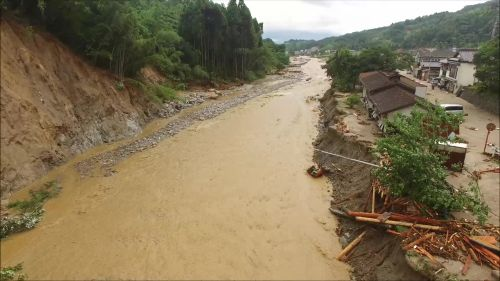
#> input picture programs/images/madslide12.jpg, 500 x 281 px
$ python ana.py   (older library calls are emulated)
#> lines starting #> are read from the running program, lines starting #| are printed output that depends on the picture
#> further down, img is the input picture: shape (281, 500, 3); mean B, G, R 89.8, 119.1, 134.2
### programs/methods.py
import cv2
import numpy as np
import pymeanshift as pms
import matplotlib.pyplot as plt
import matplotlib as mpl
from PIL import Image
from collections import deque

def image(_org,_img):
  global org,img,h,w,c
  global bo,go,ro,al

  org,img = _org,_img
  h,w,c = img.shape
#> h = 281; w = 500; c = 3
  bo,go,ro = cv2.split(org)
  al = 0.55

def meanshift(spatial_radius,range_radius,min_density):
#> (the call stopped at in meanshift, `lab_img, labels, num_seg = pms.segment(cv2.cvtColor(img, cv2.COLOR_BGR..`: pymeanshift is not available in this run)
  global img
  lab_img, labels, num_seg = pms.segment(cv2.cvtColor(img, cv2.COLOR_BGR2Lab), spatial_radius, range_radius,min_density)
  new_rgb_img = cv2.cvtColor(lab_img, cv2.COLOR_Lab2BGR)

  img = new_rgb_img
  cv2.imwrite('results/meanshift.png',img)

def shortcut1():
  global img
  img = cv2.imread('results/meanshift.png', cv2.IMREAD_COLOR)
def shortcut2():
  global img
  img = cv2.imread('results/meanshift500.png', cv2.IMREAD_COLOR)
def shortcut3():
  global img
  img = cv2.imread('results/meanshift1920.png', cv2.IMREAD_COLOR)

def equalization():
  global img
  hsv_img = cv2.cvtColor(img, cv2.COLOR_BGR2HSV)
#> hsv_img: shape (281, 500, 3); mean H, S, V 25.7, 92.9, 136.1
  h, s, v = cv2.split(hsv_img)

  clahe = cv2.createCLAHE(clipLimit=2.0, tileGridSize=(3, 3))
  new_v = clahe.apply(v)
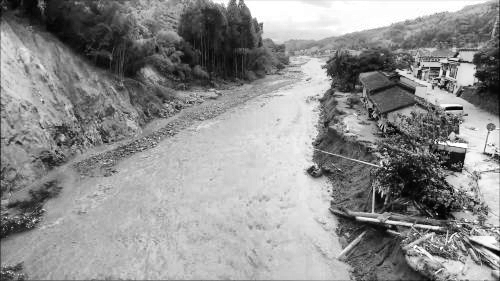
#> new_v: shape (281, 500); min 2, max 255, mean 142.4

  hsv_clahe = cv2.merge((h, s, new_v))
#> hsv_clahe: shape (281, 500, 3); mean H, S, V 25.7, 92.9, 142.4
  new_rgb_img = cv2.cvtColor(hsv_clahe, cv2.COLOR_HSV2BGR)

  img = new_rgb_img
  cv2.imwrite('results/equalization.png',img)

def clustering():
  global img
  img = Image.fromarray(img)
  img_q = img.quantize(colors=128, method=0, dither=1)
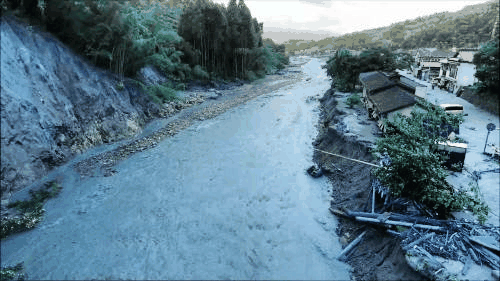
#> img_q: PIL image 500x281 P; mean R, G, B 93.7, 123.9, 140.7
  img_q.save('results/clustering.png')
  img = cv2.imread('results/clustering.png', cv2.IMREAD_COLOR)

  img = cv2.cvtColor(img, cv2.COLOR_RGB2BGR)
  cv2.imwrite('results/clustering.png',img)

def approximation(pix1, pix2):
  dif = abs(pix1 - pix2)
  dv = 15
  return (dif < dv).all()

def neighbours(idx, lim):
  w, h, _ = lim
  i, j = idx
  return sorted([
    (i + n, j + m)
    for n in range(-1, 2)
    for m in range(-1, 2)
    if not (n == 0 and m == 0) and i + n >= 0 and j + m >= 0 and i + n < w and j + m < h
  ])

def relabeling(dummy, src, idx, labels, label):
  q = deque([idx])
  while len(q) > 0:
    idx = q.popleft()
    labels[idx] = (label * 5, label * 10, label * 30)
    dummy[idx] = label
    ns = neighbours(idx, src.shape)
    q.extendleft(n for n in ns if approximation(src[n], src[idx]) and dummy[n] == 0)

def labeling():
  global img,dummy,label

  dummy = np.zeros((h, w), dtype=int)
  labels = np.zeros((h, w, c), dtype=int)
  label = 1

  it = np.nditer(img, flags=['multi_index'], op_axes=[[0, 1]])
  for n in it:
    if dummy[it.multi_index] == 0:
      relabeling(dummy, img, it.multi_index,labels, label)
      label += 1
#> this loop made 140500 passes
#> n on passes 1, 2, 4, 5, 8: 10, 4, 45, 17, 8
#> n on passes 3, 6, 7, 9, 10, 11: 29, 27, 42, 4, 4, 4
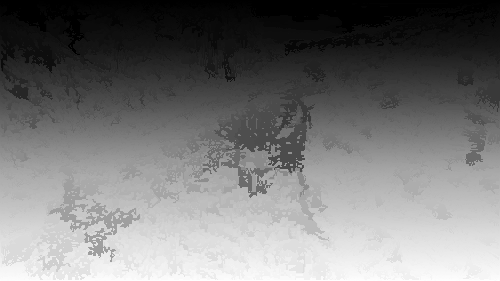
#> dummy: shape (281, 500) int64; min 1, max 30548, mean 14355.3; drawn with min black and max white

  print('label number :',label)
#| label number : 30549

  np.savetxt('results/dummy.txt',dummy.astype(np.uint8),fmt='%d')
  with open('results/label.txt', 'w') as f:
    print(label, file=f)
  cv2.imwrite('results/labeling.png', labels.astype(np.uint8))
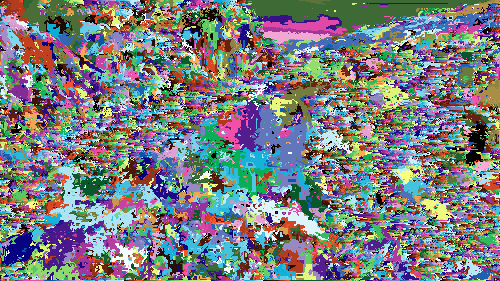
#> saved as labeling.png: shape (281, 500, 3); mean B, G, R 127.8, 124.6, 121.5
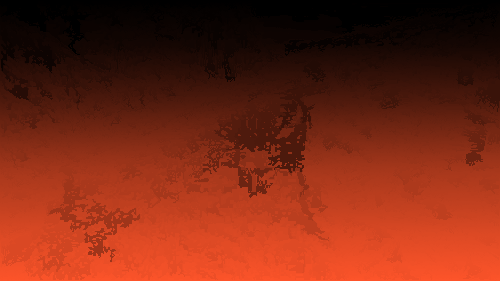
#> labels: shape (281, 500, 3) int64; mean of channels 0, 1, 2 71776.3, 143552.7, 430658.1; drawn with min black and max white
  cv2.imwrite('results/dummy.png', dummy.astype(np.uint8))
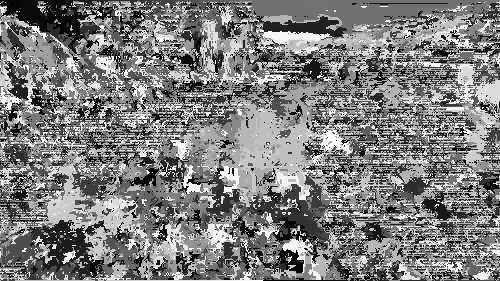
#> saved as dummy.png: shape (281, 500); min 0, max 255, mean 125.9

# [94 lines left out: functions shortcut_2, texture, edge, not called in this run]

def detection():
  bl,gl,rl = cv2.split(org)
  bf,gf,rf = cv2.split(org)
  _lnd,_fld = np.full((h,w), 255),np.full((h,w), 255)
#> _lnd: shape (281, 500) int64; every value is 255

  # [28 lines of commented-out code are left out]

  lab,hsv = cv2.cvtColor(img,cv2.COLOR_BGR2Lab),cv2.cvtColor(img,cv2.COLOR_BGR2HSV)
#> lab: shape (281, 500, 3); mean of channels 0, 1, 2 132.1, 129.9, 146.7
#> hsv: shape (281, 500, 3); mean H, S, V 23.4, 92.5, 141.4
  _dis = cv2.imread('results/tex/dissimilarity.png', cv2.IMREAD_COLOR)
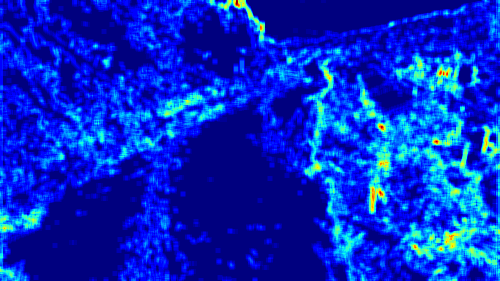
#> input picture programs/results/tex/dissimilarity.png, 500 x 281 px
#> _dis is the input picture: shape (281, 500, 3); mean B, G, R 196.5, 40.7, 3.8
  _edge = cv2.imread('results/edge/canny.png', cv2.IMREAD_COLOR)

  # 領域単位での投票処理
  for l in range(1,label):
    idx = np.where(dummy==l)

    Lp,ap,bp = np.split(lab[idx],3,axis=1)
    hp,sp,vp = np.split(hsv[idx],3,axis=1)
    edge = np.split(_edge[idx],3,axis=1)[0]

    # エッジ抽出率（エッジ画像中の白色領域）
    ep = (np.count_nonzero(edge==255))/(np.count_nonzero(dummy==l))
    # print(ep)

    # 多めに検出（誤検出含んでよし）しといて除去でたくさん弾くのあり

    landslide = (Lp<180)&(ap>128)&(sp>60)
    # _flooded = (Lp>135)&(ap>128)&(sp<=70)&(ep<0.2)
    # flooded = (Lp>135)&(ap>128)&(sp<=80)&(ep<0.2)
    flooded = (Lp>135)&(ap>128)&(sp<=80)&(ep<0.2)
    # flooded = _flooded&(~landslide)

    if (np.count_nonzero(landslide)>np.count_nonzero(~landslide)):
      bl[idx],gl[idx],rl[idx] = (bo[idx]),(go[idx]),(ro[idx]*al+250*(1-al))
      _lnd[idx] = 0

    if (np.count_nonzero(flooded)>np.count_nonzero(~flooded)):
      bf[idx],gf[idx],rf[idx] = (bo[idx]),(go[idx]*al+250*(1-al)),(ro[idx]*al+250*(1-al))
      _fld[idx] = 0

  lnd,fld = np.dstack((np.dstack((bl,gl)),rl)),np.dstack((np.dstack((bf,gf)),rf))

  cv2.imwrite('results/landslide.png', lnd)
  cv2.imwrite('results/flooded.png', fld)
  cv2.imwrite('results/_landslide.png', _lnd)
  cv2.imwrite('results/_flooded.png', _fld)

  return _lnd,_fld

# [171 lines left out: functions rejection, integration, evaluation, not called in this run]

### programs/ana.py
import cv2
import numpy as np
import matplotlib.pyplot as plt
import methods


# 入力画像読込
#   - png形式画像を用いるのが好ましい
#   - 本来の画像サイズ(1800x1080 pix)での処理が好ましい
# img = cv2.imread('images/madslide11.jpg', cv2.IMREAD_COLOR)
img = cv2.imread('images/madslide12.jpg', cv2.IMREAD_COLOR)
# img = cv2.imread('images/smallimage.jpg', cv2.IMREAD_COLOR)

# オリジナル画像保存
# import pdb; pdb.set_trace()
org = img.copy()
cv2.imwrite('results/original.png', org)

# 画像ファイル
#   - 画像データを処理プログラムに送る
methods.image(org,img)

# PyMeanShift
#   - Lab変換後の画像に適用
#   - 第１引数：探索範囲、第２引数：探索色相、第３引数：粗さ
methods.meanshift(12,3,200)

# ヒストグラム均一化
#   - Lab変換して処理した方が好ましい可能性がある
#   - 明度以外の要素も均一化した方が好ましい可能性がある
methods.equalization()

# 類似色統合
methods.clustering()

# カラーラベリング
methods.labeling()

# 災害領域検出
#   - 斜面崩壊・瓦礫でピクセル穴がある
#   - 浸水検出結果で緑色のノイズがある
#> (the run stopped early here; a loop or call above may not have finished)
